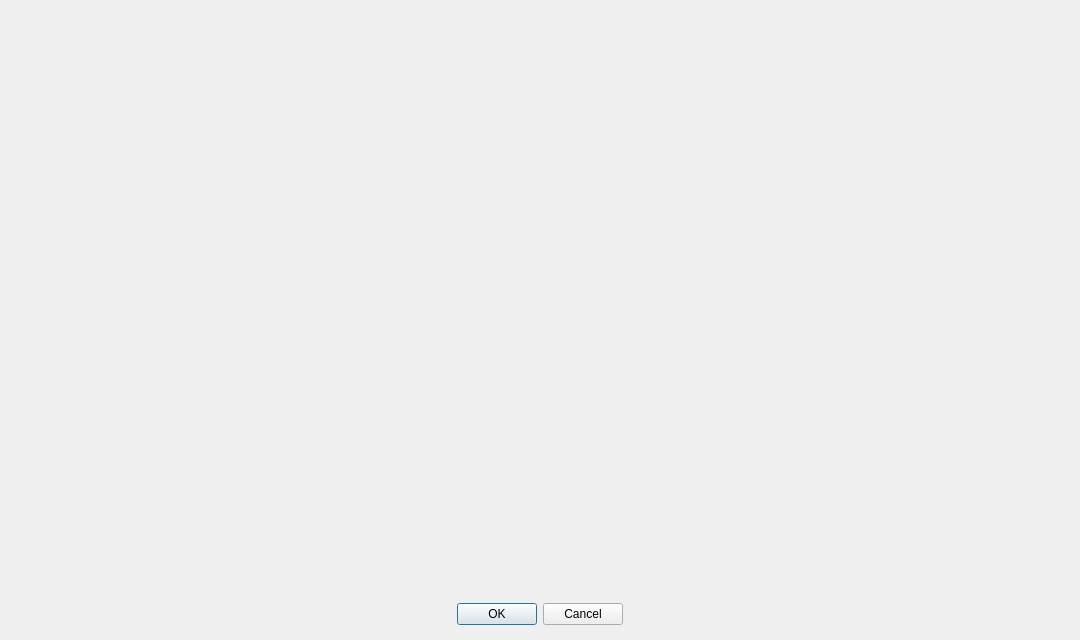
<?xml version="1.0" encoding="UTF-8"?>
<ui version="4.0">
 <class>ChangeTagValueForm</class>
 <widget class="QDialog" name="ChangeTagValueForm">
  <property name="geometry">
   <rect>
    <x>0</x>
    <y>0</y>
    <width>1080</width>
    <height>640</height>
   </rect>
  </property>
  <property name="windowTitle">
   <string>Dialog</string>
  </property>
  <widget class="QWidget" name="gridLayoutWidget">
   <property name="geometry">
    <rect>
     <x>10</x>
     <y>10</y>
     <width>771</width>
     <height>591</height>
    </rect>
   </property>
   <layout class="QGridLayout" name="tags_gridLayout"/>
  </widget>
  <widget class="QWidget" name="horizontalLayoutWidget">
   <property name="geometry">
    <rect>
     <x>10</x>
     <y>599</y>
     <width>1061</width>
     <height>31</height>
    </rect>
   </property>
   <layout class="QHBoxLayout" name="horizontalLayout">
    <item>
     <spacer name="horizontalSpacer">
      <property name="orientation">
       <enum>Qt::Horizontal</enum>
      </property>
      <property name="sizeHint" stdset="0">
       <size>
        <width>40</width>
        <height>20</height>
       </size>
      </property>
     </spacer>
    </item>
    <item>
     <spacer name="horizontalSpacer_3">
      <property name="orientation">
       <enum>Qt::Horizontal</enum>
      </property>
      <property name="sizeHint" stdset="0">
       <size>
        <width>40</width>
        <height>20</height>
       </size>
      </property>
     </spacer>
    </item>
    <item>
     <spacer name="horizontalSpacer_5">
      <property name="orientation">
       <enum>Qt::Horizontal</enum>
      </property>
      <property name="sizeHint" stdset="0">
       <size>
        <width>40</width>
        <height>20</height>
       </size>
      </property>
     </spacer>
    </item>
    <item>
     <widget class="QDialogButtonBox" name="buttonBox">
      <property name="orientation">
       <enum>Qt::Horizontal</enum>
      </property>
      <property name="standardButtons">
       <set>QDialogButtonBox::Cancel|QDialogButtonBox::Ok</set>
      </property>
     </widget>
    </item>
    <item>
     <spacer name="horizontalSpacer_6">
      <property name="orientation">
       <enum>Qt::Horizontal</enum>
      </property>
      <property name="sizeHint" stdset="0">
       <size>
        <width>40</width>
        <height>20</height>
       </size>
      </property>
     </spacer>
    </item>
    <item>
     <spacer name="horizontalSpacer_4">
      <property name="orientation">
       <enum>Qt::Horizontal</enum>
      </property>
      <property name="sizeHint" stdset="0">
       <size>
        <width>40</width>
        <height>20</height>
       </size>
      </property>
     </spacer>
    </item>
    <item>
     <spacer name="horizontalSpacer_2">
      <property name="orientation">
       <enum>Qt::Horizontal</enum>
      </property>
      <property name="sizeHint" stdset="0">
       <size>
        <width>40</width>
        <height>20</height>
       </size>
      </property>
     </spacer>
    </item>
   </layout>
  </widget>
  <widget class="QWidget" name="verticalLayoutWidget">
   <property name="geometry">
    <rect>
     <x>780</x>
     <y>9</y>
     <width>291</width>
     <height>591</height>
    </rect>
   </property>
   <layout class="QVBoxLayout" name="verticalLayout"/>
  </widget>
 </widget>
 <resources/>
 <connections>
  <connection>
   <sender>buttonBox</sender>
   <signal>accepted()</signal>
   <receiver>ChangeTagValueForm</receiver>
   <slot>accept()</slot>
   <hints>
    <hint type="sourcelabel">
     <x>248</x>
     <y>254</y>
    </hint>
    <hint type="destinationlabel">
     <x>157</x>
     <y>274</y>
    </hint>
   </hints>
  </connection>
  <connection>
   <sender>buttonBox</sender>
   <signal>rejected()</signal>
   <receiver>ChangeTagValueForm</receiver>
   <slot>reject()</slot>
   <hints>
    <hint type="sourcelabel">
     <x>316</x>
     <y>260</y>
    </hint>
    <hint type="destinationlabel">
     <x>286</x>
     <y>274</y>
    </hint>
   </hints>
  </connection>
 </connections>
</ui>
